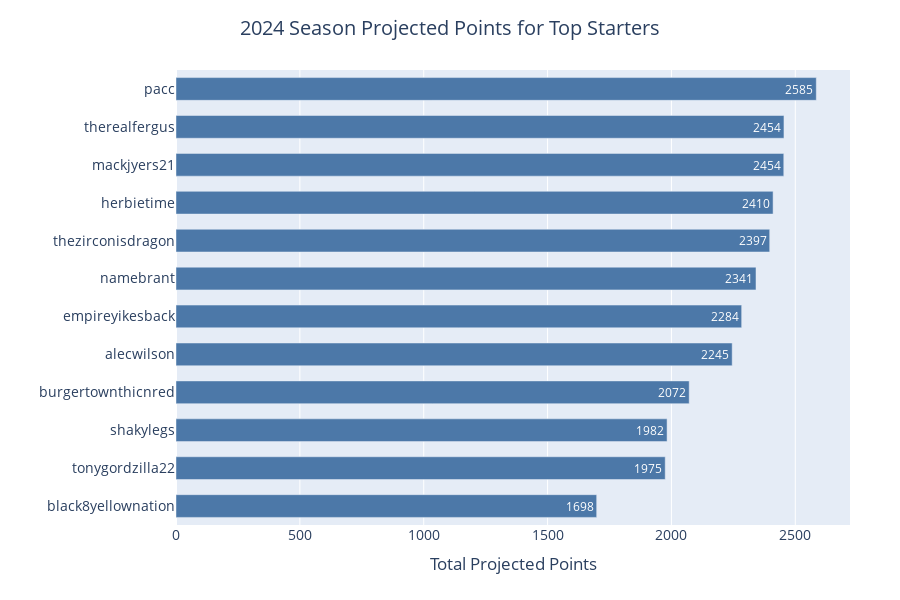

Write notebook code for a chart like this one.
### Code cell
# Plots the season total projected points of the starters on each team
best_starts = (starters
               .groupby("owner")
               [["projected"]]
               .sum()
               .sort_values(by="projected")
               .reset_index()
               )

fig = px.bar(best_starts,
              y = 'owner',
              x = 'projected',
              orientation = 'h',
              color_discrete_sequence = [px.colors.qualitative.T10[0]])

fig.update_layout(width=900,
                 height=600,
                 xaxis_title = "Total Projected Points",
                 yaxis_title = "",
                 title = '2024 Season Projected Points for Top Starters',
                 title_x = 0.5,
                 font=dict(size=14),
                 margin=dict(t=70, b=75, l=50, r=50),
                 bargap=0.4)

fig.update_traces(textposition = "inside", texttemplate='%{x:.0f}')

fig.show()

### Figure 1 — Plotly figure (JSON) as saved in the notebook; plotly's stock layout.template omitted (floating-point values rounded to 4 significant figures)
{"data": [{"alignmentgroup": "True", "hovertemplate": "projected=%{x}<br>owner=%{y}<extra></extra>", "legendgroup": "", "marker": {"color": "#4C78A8", "pattern": {"shape": ""}}, "name": "", "offsetgroup": "", "orientation": "h", "showlegend": false, "textposition": "inside", "texttemplate": "%{x:.0f}", "type": "bar", "x": [1698.0, 1975.0, 1982.0, 2072.0, 2245.0, 2284.0, 2341.0, 2397.0, 2410.0, 2454.0, 2454.0, 2585.0], "xaxis": "x", "y": ["black8yellownation", "tonygordzilla22", "shakylegs", "burgertownthicnred", "alecwilson", "empireyikesback", "namebrant", "thezirconisdragon", "herbietime", "mackjyers21", "therealfergus", "pacc"], "yaxis": "y"}], "layout": {"bargap": 0.4, "barmode": "relative", "font": {"size": 14}, "height": 600, "legend": {"tracegroupgap": 0}, "margin": {"b": 75, "l": 50, "r": 50, "t": 70}, "title": {"text": "2024 Season Projected Points for Top Starters", "x": 0.5}, "width": 900, "xaxis": {"anchor": "y", "domain": [0, 1], "title": {"text": "Total Projected Points"}}, "yaxis": {"anchor": "x", "domain": [0, 1], "title": {"text": ""}}}}
